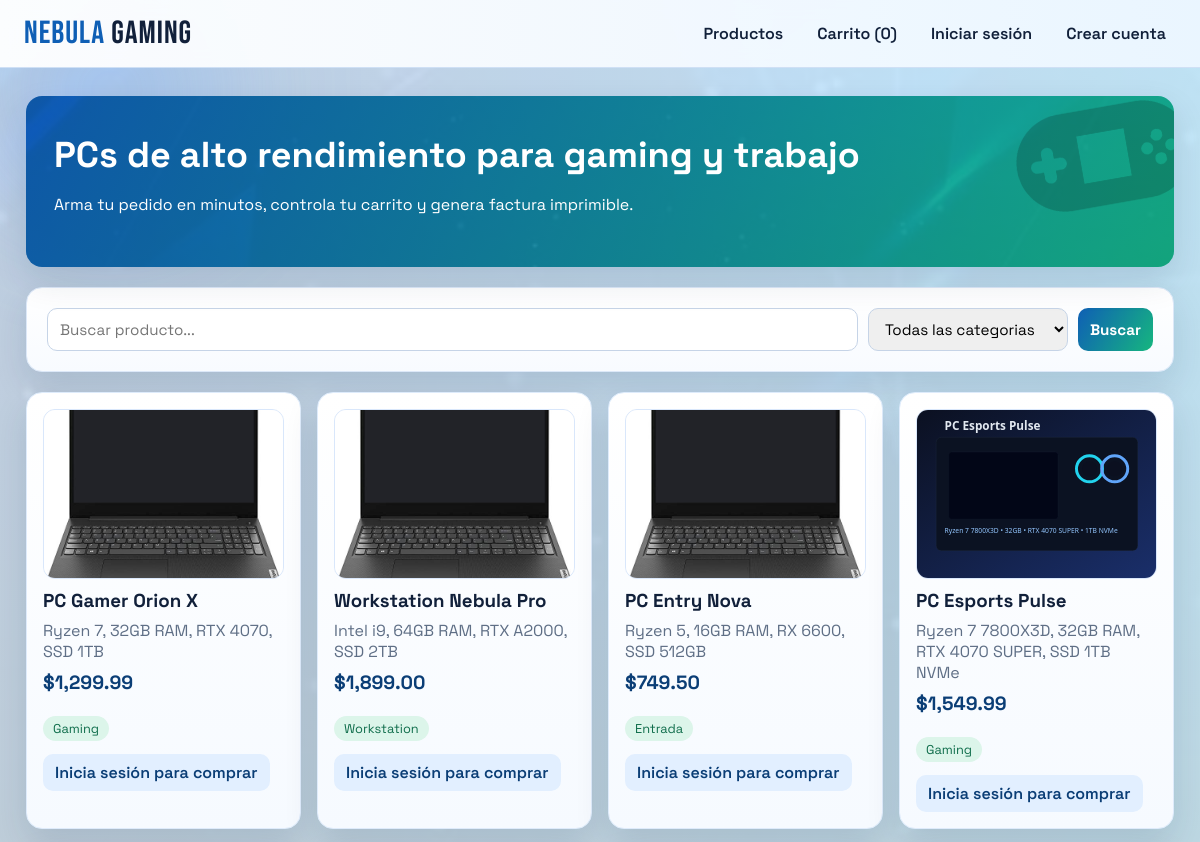
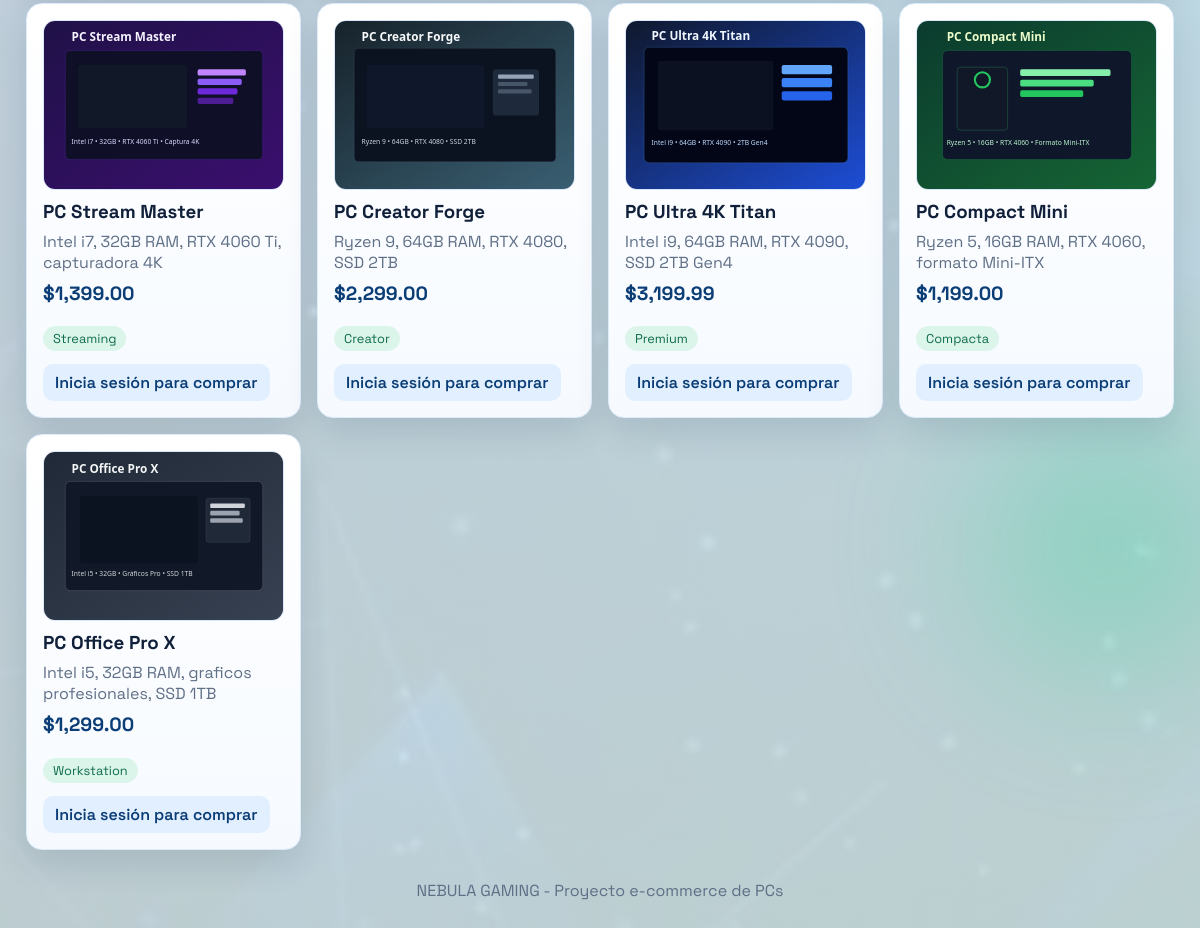
The page / on the database its author committed (2 pictures, top to bottom).
### tables this page shows
CREATE TABLE IF NOT EXISTS productos (
    id INT AUTO_INCREMENT PRIMARY KEY,
    nombre_producto VARCHAR(150) NOT NULL,
    descripcion TEXT NULL,
    categoria VARCHAR(80) NULL,
    precio_producto DECIMAL(10,2) NOT NULL,
    imagen VARCHAR(255) NULL,
    activo TINYINT(1) NOT NULL DEFAULT 1,
    created_at TIMESTAMP DEFAULT CURRENT_TIMESTAMP
);

### includes/auth.php (called while the page is built, shortened)
<?php
function db(): PDO
{
    static $pdo = null;
    if ($pdo === null) {
        $database = new Database();
        $pdo = $database->connect();
    }
    return $pdo;
}
function currentUser(): ?array
{
    return $_SESSION['user'] ?? null;
}
function isLoggedIn(): bool
{
    return currentUser() !== null;
}
function e(string $value): string
{
    return htmlspecialchars($value, ENT_QUOTES, 'UTF-8');
}

### index.php (the view, shortened to what this page needs)
<?php
require_once __DIR__ . '/includes/layout.php';
function resolveProductImage(array $product): string
{
    $image = trim((string)($product['imagen'] ?? ''));
    if ($image !== '') {
        return $image;
    }
    return 'assets/pc-entry.svg';
}
$search = trim($_GET['q'] ?? '');
$sql = 'SELECT id, nombre_producto, descripcion, categoria, precio_producto, imagen
        FROM productos
        WHERE activo = 1';
$params = [];
$sql .= ' ORDER BY created_at DESC';
$stmt = db()->prepare($sql);
$stmt->execute($params);
$products = $stmt->fetchAll();
renderHeader('Tienda - NEBULA GAMING');
?>
<section class="hero">
    <h1>PCs de alto rendimiento para gaming y trabajo</h1>
    <p>Arma tu pedido en minutos, controla tu carrito y genera factura imprimible.</p>
</section>
<section class="panel">
    <form method="get" class="search-form">
        <input type="search" name="q" value="<?= e($search) ?>" placeholder="Buscar producto...">
        <select name="categoria">
            <option value="">Todas las categorias</option>
        </select>
        <button type="submit">Buscar</button>
    </form>
</section>
<section class="grid-products">
    <?php foreach ($products as $product): ?>
        <article class="card product-card">
            <img class="product-image" src="<?= e(resolveProductImage($product)) ?>" alt="<?= e($product['nombre_producto']) ?>">
            <h3><?= e($product['nombre_producto']) ?></h3>
            <p class="muted"><?= e($product['descripcion'] ?? 'Sin descripcion') ?></p>
            <p class="price">$<?= number_format((float)$product['precio_producto'], 2) ?></p>
            <p class="chip"><?= e($product['categoria'] ?? 'General') ?></p>
            <?php if (isLoggedIn()): ?>
                <form method="post" action="add_to_cart.php" class="inline-form">
                    <input type="hidden" name="product_id" value="<?= (int)$product['id'] ?>">
                    <input type="number" name="quantity" value="1" min="1" max="20">
                    <button type="submit">Agregar al carrito</button>
                </form>
            <?php else: ?>
                <a class="btn-link" href="login.php">Inicia sesión para comprar</a>
            <?php endif; ?>
        </article>
    <?php endforeach; ?>
</section>
<?php renderFooter(); ?>

### includes/layout.php (shortened to what this page needs)
<?php
require_once __DIR__ . '/auth.php';
function renderHeader(string $title = 'NEBULA GAMING', string $basePath = ''): void
{
    $user = currentUser();
    $cartCount = 0;
    echo '<!DOCTYPE html>';
    echo '<html lang="es">';
    echo '<head>';
    echo '<link rel="stylesheet" href="' . $basePath . 'styles.css">';
    echo '</head>';
    echo '<body>';
    echo '<header class="topbar">';
    echo '<a class="brand" href="' . $basePath . 'index.php"><span>NEBULA</span> Gaming</a>';
    echo '<nav class="menu">';
    echo '<a href="' . $basePath . 'index.php">Productos</a>';
    echo '<a href="' . $basePath . 'cart.php">Carrito (' . $cartCount . ')</a>';
    if ($user) {
        echo '<a href="' . $basePath . 'profile.php">Mi perfil</a>';
        if ((int)$user['es_admin'] === 1) {
            echo '<a href="' . $basePath . 'admin/index.php">Admin</a>';
        }
        echo '<a href="' . $basePath . 'logout.php">Salir</a>';
    } else {
        echo '<a href="' . $basePath . 'login.php">Iniciar sesión</a>';
        echo '<a href="' . $basePath . 'register.php">Crear cuenta</a>';
    }
    echo '</nav>';
    echo '</header>';
    echo '<main class="main-content">';
}
function renderFooter(): void
{
    echo '</main>';
    echo '<footer class="footer">NEBULA GAMING - Proyecto e-commerce de PCs</footer>';
    echo '</body>';
    echo '</html>';
}

### styles.css (style rules this page uses)
:root { --bg: #eef3f9; --surface: #ffffff; --primary: #0f5fb5; --primary-dark: #0b3e76; --accent: #16b67f; --text: #11203a; --muted: #5f6f86; --success: #1f9d6b; --danger: #b73239; --radius: 16px; --shadow: 0 14px 34px rgba(13, 42, 78, 0.12); }
* { box-sizing: border-box; }
body { margin: 0; font-family: 'Space Grotesk', sans-serif; color: var(--text); background: linear-gradient(145deg, rgba(233, 244, 255, 0.82), rgba(223, 244, 237, 0.84)), url('assets/fondo.jpg') center top / cover fixed no-repeat, radial-gradient(circle at 10% 10%, rgba(14, 77, 146, 0.24), transparent 40%), radial-gradient(circle at 85% 0%, rgba(31, 157, 107, 0.24), transparent 36%), var(--bg); min-height: 100vh; position: relative; overflow-x: hidden; }
body::before, body::after { content: ''; position: fixed; z-index: -1; border-radius: 50%; filter: blur(60px); opacity: 0.42; pointer-events: none; }
body::before { width: 360px; height: 360px; top: -90px; left: -70px; background: radial-gradient(circle, #60a5fa 0%, transparent 70%); animation: blobMoveOne 10s ease-in-out infinite alternate; }
body::after { width: 420px; height: 420px; right: -120px; bottom: 10%; background: radial-gradient(circle, #34d399 0%, transparent 70%); animation: blobMoveTwo 12s ease-in-out infinite alternate; }
.topbar { position: sticky; top: 0; z-index: 20; display: flex; justify-content: space-between; align-items: center; padding: 14px 24px; background: linear-gradient(90deg, rgba(255, 255, 255, 0.95), rgba(236, 246, 255, 0.95)); backdrop-filter: blur(8px); border-bottom: 1px solid #cfe0f5; }
.brand { text-decoration: none; color: var(--text); font-family: 'Bebas Neue', sans-serif; letter-spacing: 1px; font-size: 2rem; }
.brand span { color: var(--primary); }
.menu { display: flex; gap: 14px; flex-wrap: wrap; }
.menu a { color: var(--text); text-decoration: none; font-weight: 600; padding: 6px 10px; border-radius: 8px; }
.main-content { max-width: 1180px; margin: 28px auto; padding: 0 16px; }
.hero { position: relative; overflow: hidden; background: linear-gradient(120deg, rgba(15, 95, 181, 0.9), rgba(22, 182, 127, 0.86)), url('assets/fondo.jpg') center / cover no-repeat; color: white; padding: 36px 28px; border-radius: var(--radius); box-shadow: var(--shadow); }
.hero::after { content: ''; position: absolute; right: -20px; top: -30px; width: 180px; height: 180px; background: url('assets/gamepad.png') center / contain no-repeat; opacity: 0.18; transform: rotate(-10deg); }
.hero h1 { margin: 0 0 8px; font-size: 2.25rem; position: relative; z-index: 1; }
.hero p { position: relative; z-index: 1; }
.panel { margin-top: 20px; background: linear-gradient(180deg, #ffffff, #f8fbff); border-radius: var(--radius); padding: 20px; box-shadow: var(--shadow); border: 1px solid #dce8f8; }
.search-form, .inline-form, .form-grid { display: grid; gap: 10px; }
.search-form { grid-template-columns: 1fr 200px auto; }
input, select, textarea, button { font-family: inherit; font-size: 0.95rem; border-radius: 10px; border: 1px solid #c6d4e7; padding: 10px 12px; }
button { background: linear-gradient(120deg, var(--primary), var(--accent)); color: white; border: none; cursor: pointer; font-weight: 700; }
.grid-products, .stats-grid { margin-top: 20px; display: grid; gap: 16px; grid-template-columns: repeat(auto-fill, minmax(240px, 1fr)); }
.card { background: linear-gradient(180deg, #ffffff, #f6faff); border-radius: var(--radius); padding: 16px; box-shadow: var(--shadow); border: 1px solid #deebfb; }
.product-card { transition: transform 280ms ease, box-shadow 280ms ease, border-color 280ms ease; }
.product-card h3 { margin: 10px 0 8px; }
.product-image { width: 100%; height: 170px; border-radius: 12px; object-fit: cover; display: block; border: 1px solid #d9e7fb; background: #eef4fd; transition: transform 320ms ease, filter 320ms ease; }
.muted { color: var(--muted); margin: 0 0 8px; }
.price { font-size: 1.2rem; font-weight: 700; margin: 8px 0; color: var(--primary-dark); }
.chip { display: inline-block; border-radius: 999px; background: #dcf5ea; color: #0f6d4b; padding: 4px 10px; font-size: 0.8rem; }
.btn-link { display: inline-block; text-decoration: none; background: #e2efff; color: var(--primary-dark); padding: 8px 12px; border-radius: 10px; font-weight: 600; }
.footer { text-align: center; margin: 30px 0; color: var(--muted); }

### rows shown on the page
productos: imagen (picture), nombre_producto "PC Gamer Orion X", descripcion "Ryzen 7, 32GB RAM, RTX 4070, SSD 1TB", precio_producto "1,299.99", categoria "Gaming"
productos: imagen (picture), nombre_producto "Workstation Nebula Pro", descripcion "Intel i9, 64GB RAM, RTX A2000, SSD 2TB", precio_producto "1,899.00", categoria "Workstation"
productos: imagen (picture), nombre_producto "PC Entry Nova", descripcion "Ryzen 5, 16GB RAM, RX 6600, SSD 512GB", precio_producto "749.50", categoria "Entrada"
productos: imagen (picture), nombre_producto "PC Esports Pulse", descripcion "Ryzen 7 7800X3D, 32GB RAM, RTX 4070 SUPER, SSD 1TB NVMe", precio_producto "1,549.99", categoria "Gaming"
productos: imagen (picture), nombre_producto "PC Stream Master", descripcion "Intel i7, 32GB RAM, RTX 4060 Ti, capturadora 4K", precio_producto "1,399.00", categoria "Streaming"
productos: imagen (picture), nombre_producto "PC Creator Forge", descripcion "Ryzen 9, 64GB RAM, RTX 4080, SSD 2TB", precio_producto "2,299.00", categoria "Creator"
productos: imagen (picture), nombre_producto "PC Ultra 4K Titan", descripcion "Intel i9, 64GB RAM, RTX 4090, SSD 2TB Gen4", precio_producto "3,199.99", categoria "Premium"
productos: imagen (picture), nombre_producto "PC Compact Mini", descripcion "Ryzen 5, 16GB RAM, RTX 4060, formato Mini-ITX", precio_producto "1,199.00", categoria "Compacta"
productos: imagen (picture), nombre_producto "PC Office Pro X", descripcion "Intel i5, 32GB RAM, graficos profesionales, SSD 1TB", precio_producto "1,299.00", categoria "Workstation"

### other values the page prints
$cartCount "0"
